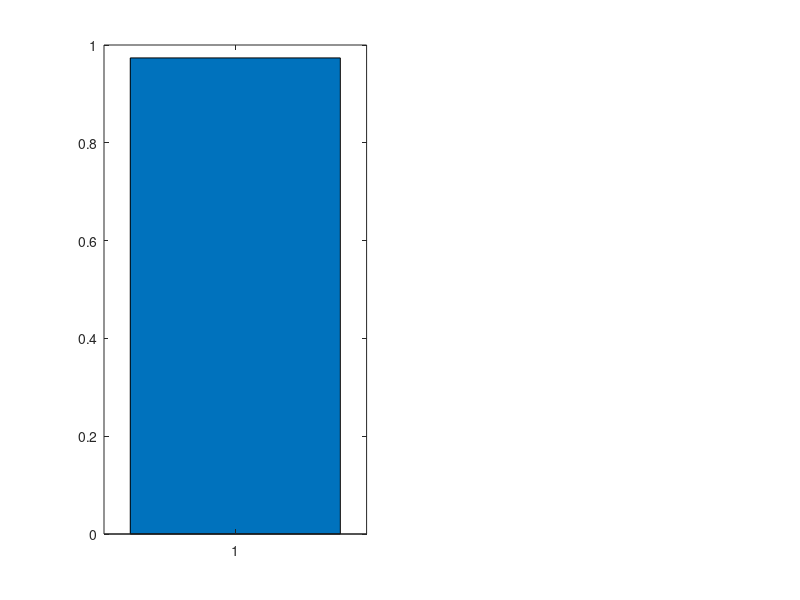

Source code (MATLAB): (Note: this script raises an error after producing the figure.)
% calculates Pearson and Spearman correlations between Old & New lifetimes across matched conditions.

% Source 1: WM9QE_Week1_Descriptive_Statistics_New.mlx, Section 3 (Week 01, Session 02)
% Source 2: WM9QE_Week1_Session1_Independent_Learning_Solution.mlx, Exercise 8 (Week 01, Session 01)

clear; clc; close all;

%% Input Data
Old = [11 15 19 22 24 27 28 30 31 33 35 36 37 38 39 42 43 46 49 64];
New = [16 21 25 27 32 34 35 36 40 41 43 44 47 48 49 50 52 54 55 61];
D = New - Old;

%% Section 3 -> Pearson Correlation for Feature Selection
features = Old';
target_corr = corr(features, New');
fprintf('Feature-Target Correlations:\n');
fprintf('Old vs New: r = %.3f\n', target_corr(1));
corr_matrix = corr(features);
fprintf('\nFeature Correlation Matrix:\n');
disp(corr_matrix);
names = {'Old'};
figure('Name','Pearson Correlation','Position',[100 100 900 350],'WindowStyle','docked');
subplot(1,2,1);
bar(abs(target_corr)); hold on
yline(0.7, 'g--', 'Strong');
set(gca,'XTickLabel',names);
ylabel('|Correlation| with New'); title('Descriptive association');
ylim([0 1]); grid on
subplot(1,2,2);
imagesc(corr_matrix); colorbar; clim([-1 1]);
set(gca,'XTick',1,'XTickLabel',names,'YTick',1,'YTickLabel',names);
title('Single-input correlation matrix'); axis square
drawnow

%% Section 3 -> AI Application Example -> Step 2: Calculate Correlation Matrix
% Combine all variables into a single data matrix
dataMatrix = [Old', New'];
featureNames = {'Old','New'};

% --- 2. PEARSON CORRELATION (Linear Relationship) ---

% Calculate Pearson correlation matrix
R_Pearson = corr(dataMatrix, 'Type', 'Pearson');

fprintf('====================================================\n');
fprintf('               PEARSON CORRELATION MATRIX (R)\n');
fprintf('====================================================\n');
disp(array2table(R_Pearson, 'VariableNames', featureNames, 'RowNames', featureNames));

% --- 3. SPEARMAN CORRELATION (Monotonic Relationship) ---

% Calculate Spearman rank correlation matrix
R_Spearman = corr(dataMatrix, 'Type', 'Spearman');

fprintf('====================================================\n');
fprintf('              SPEARMAN CORRELATION MATRIX (rho)\n');
fprintf('====================================================\n');
disp(array2table(R_Spearman, 'VariableNames', featureNames, 'RowNames', featureNames));

% --- 4. VISUALIZATION ---

% Figure 1: Heatmap for Pearson Correlation
figure('Name', 'Pearson Correlation Heatmap','WindowStyle','docked');
h_pearson = heatmap(featureNames, featureNames, R_Pearson);
h_pearson.Title = 'Pearson Correlation (Linear Relationships)';
h_pearson.FontSize = 10;
colormap(jet); % Use jet or other color map
colorbar;

% Figure 2: Heatmap for Spearman Correlation
figure('Name', 'Spearman Correlation Heatmap','WindowStyle','docked');
h_spearman = heatmap(featureNames, featureNames, R_Spearman);
h_spearman.Title = 'Spearman Correlation (Monotonic Relationships)';
h_spearman.FontSize = 10;
colormap(jet); % Use jet or other color map
colorbar;

% Calculate correlation matrix for features again
corrMatrix = corr(dataMatrix);

threshold = 0.8;
[row, col] = find(abs(corrMatrix) > threshold & corrMatrix < 1);

fprintf('High Correlation Pairs (|r| > %.2f):\n', threshold);
if isempty(row)
    fprintf('  None found.\n');
else
    for k = 1:length(row)
        if row(k) < col(k)
            fprintf('  %s <-> %s: r = %.3f\n', ...
                featureNames{row(k)}, featureNames{col(k)}, ...
                corrMatrix(row(k), col(k)));
        end
    end
end
fprintf('\n');

%% Scatter: Week 1 Session1 Independent Learning Solution -> Exercise 8: Feature Correlation Scatter Plot
figure('WindowStyle','docked');
% >>> Write your code here <<<

old_time_h = Old;
new_time_h = New;

scatter(old_time_h, new_time_h, 80, 'b','filled'); hold on

% Fit linear regression

xlabel('Old (hours)'); ylabel('New (hours)');
title('Matched Old vs New'); grid on
legend('Matched pairs'); hold off
